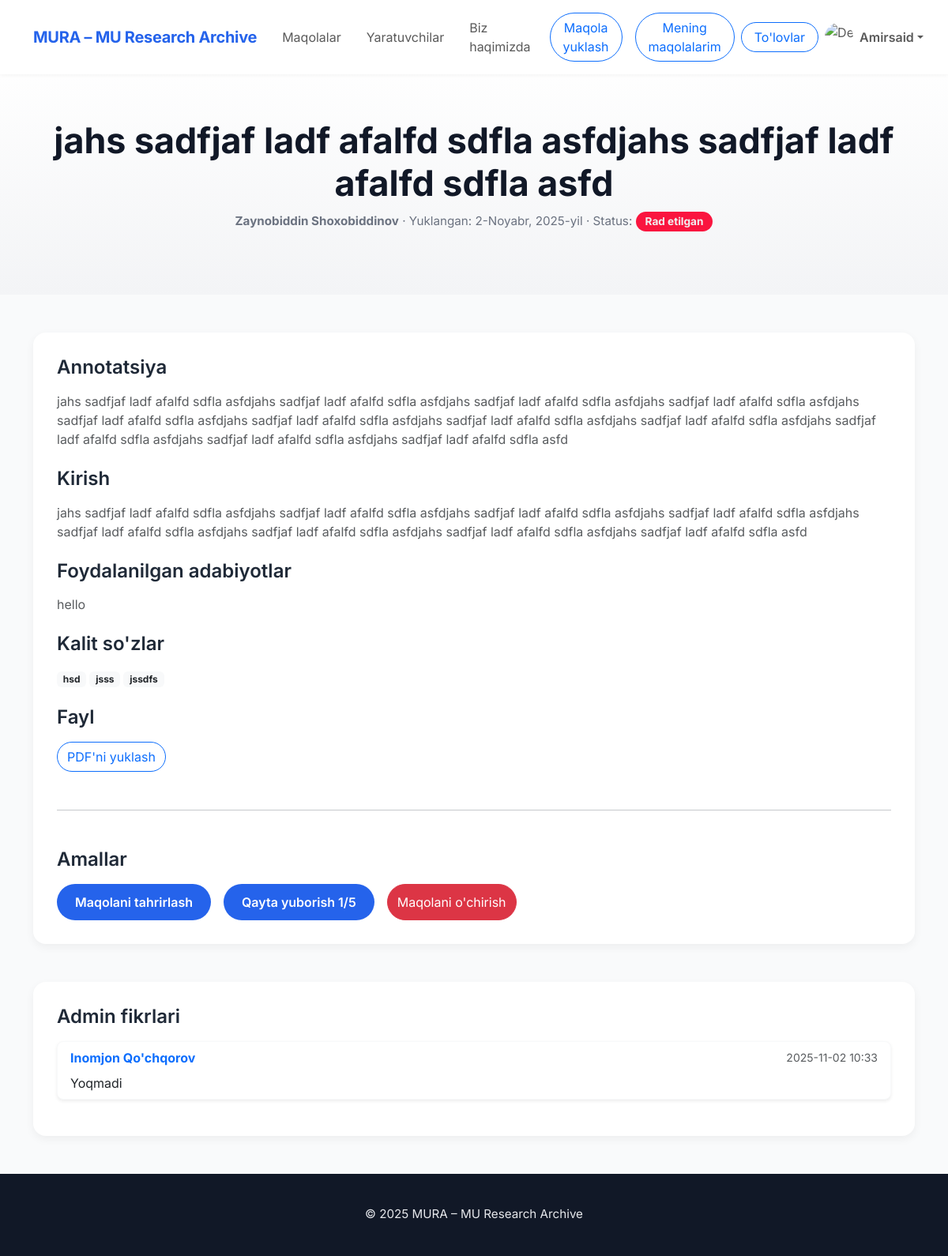
Page /my-paper/8/ (signed in) on the earlier database version.
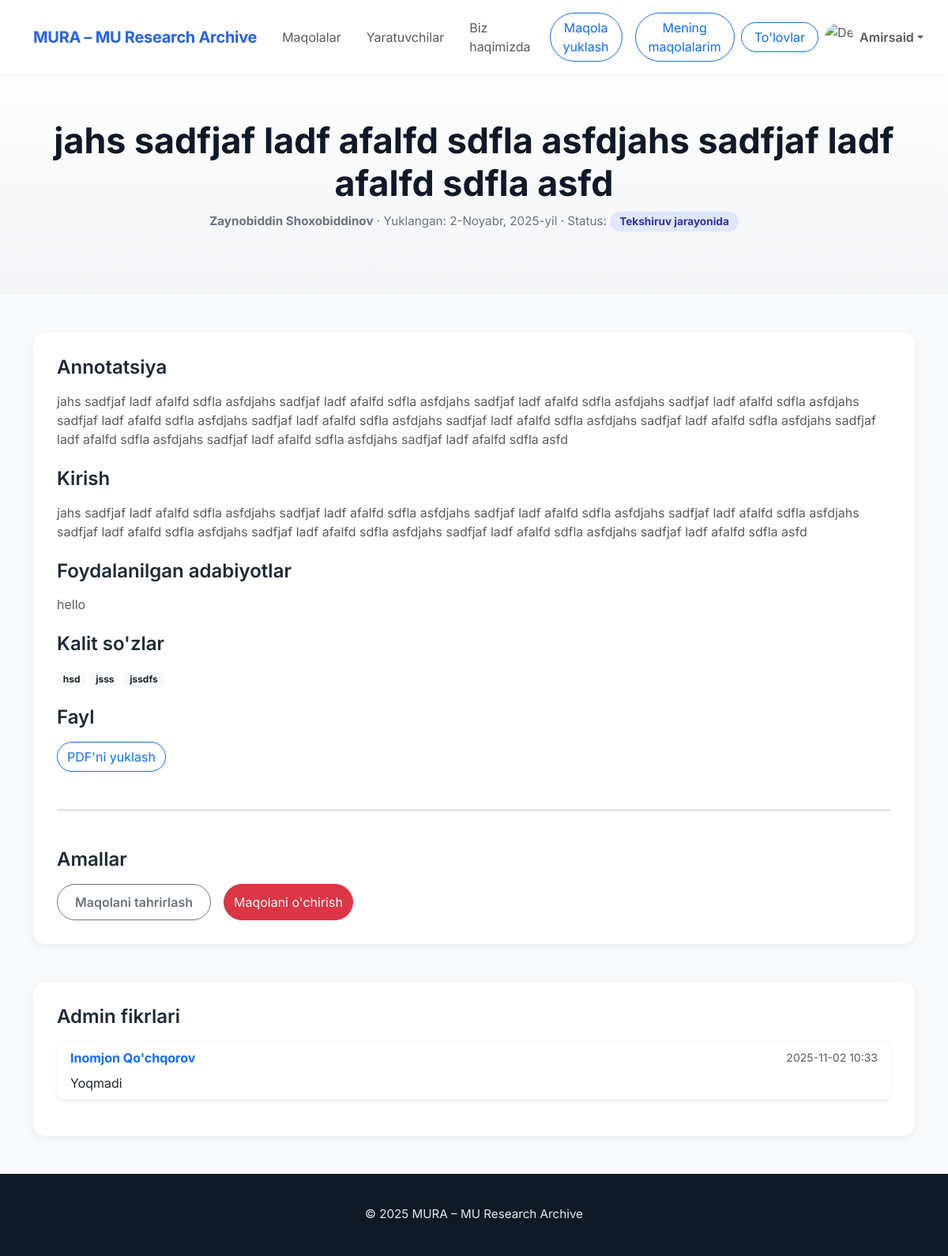
Same page on the later database version.
### main/models.py (models this page shows, shortened)
class Paper(models.Model):
    STATUS_CHOICES = [
        (1, 'draft'),
        (2, 'on_process'),
        (3, 'declined'),
        (4, 'accepted'),
        (5, 'payment_process'),
        (6, 'blocked')
    ]
    owner = models.ForeignKey(CustomUser, on_delete=models.CASCADE)
    category = models.ForeignKey('Category', on_delete=models.SET_NULL, null=True)
    title = models.CharField(
        max_length=100,
        validators=[MinLengthValidator(1)],
        help_text="Sarlavha 1–100 belgidan iborat bo‘lishi kerak."
    )
    abstract = models.TextField(
        max_length=2000,
        validators=[MinLengthValidator(100)],
        help_text="Umumiy fikr 100–2000 belgidan iborat bo‘lishi kerak."
    )
    intro = models.TextField(
        max_length=2000,
        validators=[MinLengthValidator(100)],
        help_text="Kirish qismi 100-2000 ta belgidan iborat bo‘lishi kerak."
    )
    file = models.FileField(upload_to='pdfs/')
    status = models.IntegerField(
        choices=STATUS_CHOICES,
        default=1,
        help_text="Maqolaning joriy holatini tanlang."
    )
    published_at = models.DateField(auto_now=True)
    keywords = models.CharField(
        max_length=100,
        validators=[MinLengthValidator(10)],
        help_text="Kalit so‘zlar 10–300 belgidan iborat bo‘lishi kerak."
    )
    pages = models.IntegerField(
        null=True,
        blank=True,
    )
    organization = models.CharField(
        max_length=120,
        validators=[MinLengthValidator(1)],
        null=True,
        blank=True,
        help_text="Tashkilot nomi 1–120 belgidan iborat bo‘lishi kerak."
    )
    paid_at = models.DateTimeField(null=True, blank=True)
    reject_count = models.IntegerField(default=0)
    citations = models.TextField(null=True,
                                 blank=True,
                                 max_length=2000,
                                 validators=[MinLengthValidator(100)],
                                 help_text="Foydalanilgan adabiyotlar 100–2000 belgidan iborat bo`lsin."
                                 )
    certificate = models.FileField(null=True, blank=True)

class CustomUser(AbstractUser):
    avatar = models.ImageField(upload_to='avatars/', null=True, blank=True)
    status = models.IntegerField(default=0)

### main/Views/main_page_buttons.py (the view)
# urls.py: path('my-paper/<int:pk>/', MyPaperDetailView.as_view(), name='my_paper'),
class MyPaperDetailView(LoginRequiredMixin, DetailView):
    model = Paper
    template_name = 'detail-owner.html'
    context_object_name = 'paper'
    login_url = 'login'
    def get_context_data(self, **kwargs):
        context = super().get_context_data(**kwargs)
        paper = self.object
        context['keywords'] = paper.keywords.split(',')
        context['comments'] = Comment.objects.filter(paper=paper).order_by('-id')
        return context

### templates/detail-owner.html (shortened to what the changed rows need)
{% extends "base.html" %}
{% load static %}
{% block style %}
    <link href="https://cdn.jsdelivr.net/npm/bootstrap@5.3.3/dist/css/bootstrap.min.css" rel="stylesheet"/>
    <link rel="stylesheet" href="{% static 'main/css/detail-owner.css' %}">
{% endblock %}
{% block content %}
    <section class="paper-header">
        <div class="container">
            <h1>{{ paper.title }}</h1>
            <div class="paper-meta">
                <span><strong>{{ paper.owner.first_name }} {{ paper.owner.last_name }}</strong></span> ·
                <span>Yuklangan: {{ paper.published_at }}</span> ·
                <span>Status:
                    {% if paper.status == 1 %}
                        <span class="badge badge-status badge-draft">Tekshirilmagan</span>
                    {% elif paper.status == 2 %}
                        <span class="badge badge-status badge-review">Tekshiruv jarayonida</span>
                    {% elif paper.status == 3 %}
                        <span class="badge badge-status badge-decline">Rad etilgan</span>
                    {% elif paper.status == 4 %}
                        <span class="badge badge-status badge-published">Nashr etilgan</span>
                    {% elif paper.status == 5 %}
                        <span class="badge badge-status badge-payment">To`lov jarayonida</span>
                    {% elif paper.status == 6 %}
                        <span class="badge badge-status badge-blocked">Maqola bloklangan</span>
                    {% endif %}
            </span>
            </div>
        </div>
    </section>
    <section class="container my-5">
        <div class="paper-card">
            <h4 class="fw-semibold mb-3">Annotatsiya</h4>
            <p class="text-muted mb-4">
                {{ paper.abstract }}
            </p>
            <h4 class="fw-semibold mb-3">Kirish</h4>
            <p class="text-muted mb-4">
                {{ paper.intro }}
            </p>
            <h4 class="fw-semibold mb-3">Foydalanilgan adabiyotlar</h4>
            <p class="text-muted mb-4">
                {{ paper.citations }}
            </p>
            <h4 class="fw-semibold mb-3">Kalit so'zlar</h4>
            <p>{% for key in keywords %}<span class="badge bg-light text-dark me-1">{{ key }}</span>{% endfor %}</p>
            <h4 class="fw-semibold mt-4 mb-3">Fayl</h4>
            <a href="{{ paper.file.url }}" download="{{ paper.title }}.pdf"
               class="btn btn-outline-primary rounded-pill">PDF'ni yuklash</a>
            <hr class="my-5"/>
        <h4 class="fw-semibold mb-3">Amallar</h4>
        <div class="d-flex flex-wrap gap-3">
            {% if paper.status == 1 or paper.status == 3%}
                <a href="{% url 'edit_paper' paper.id %}" class="btn btn-edit">Maqolani tahrirlash</a>
            {% else %}
                <button class="btn btn-edit" disabled>Maqolani tahrirlash</button>
            {% endif %}
            {%if paper.status == 3%}
                <button type="button" class="btn btn-edit" data-bs-toggle="modal" data-bs-target="#resubmitModal">
                Qayta yuborish {{paper.reject_count}}/5
                </button>
            {%endif%}
            <button type="button" class="btn btn-danger rounded-pill" data-bs-toggle="modal"
                    data-bs-target="#deleteModal">Maqolani o'chirish
            </button>
        </div>
    </div>
</section>
{% endblock %}

Differences in the rows shown:
changed Paper "jahs sadfjaf ladf afalfd sdfla asfdjahs sadfjaf ladf afalfd sdfla asfd": status 3 → 2 (drawn); reject_count "1" → (not shown)
Other differences:
text no longer shown: "Rad etilgan Qayta yuborish /5"
text now shown: "Tekshiruv jarayonida"
